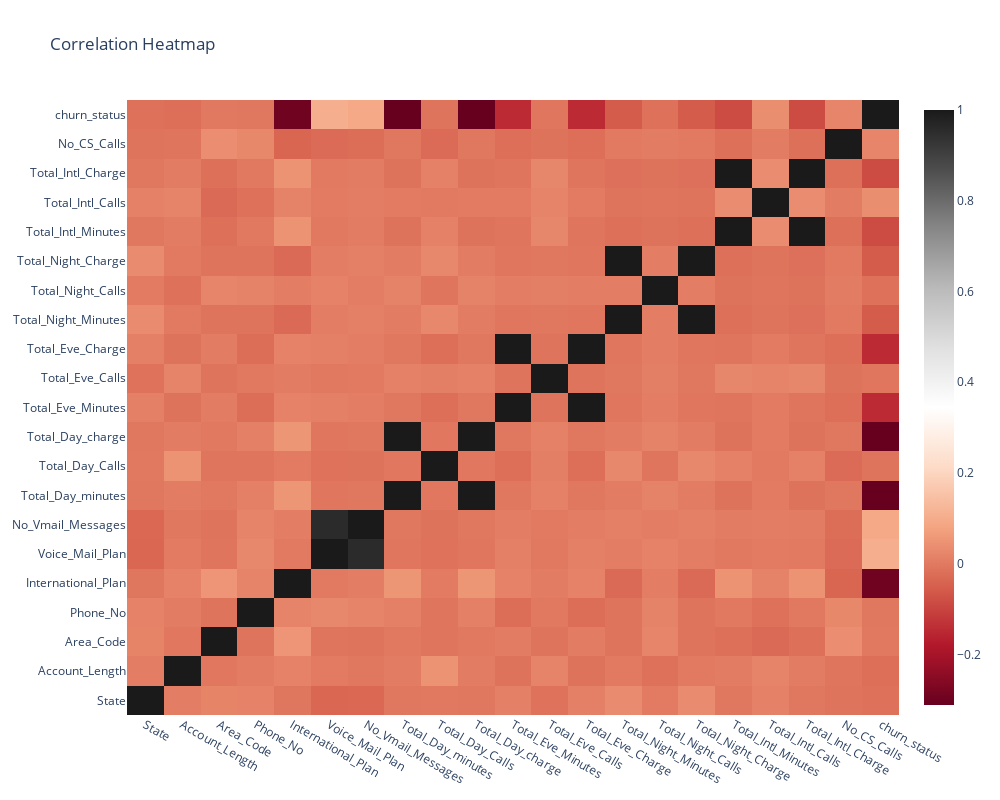

Notebook code cell kept with this figure:
### Markdown cell above
FEATURE ENGINEERING

### Code cell
import plotly.graph_objects as go

# Assuming 'correlation' is your correlation matrix
fig = go.Figure(data=go.Heatmap(z=correlation.values,
                                x=correlation.columns,
                                y=correlation.index,
                                colorscale='RdGy'))

fig.update_layout(title='Correlation Heatmap',
                  xaxis_nticks=36 ,width =1000, height = 800)

fig.show()

### Figure 1 — Plotly figure (JSON) as saved in the notebook; plotly's stock layout.template omitted (floating-point values rounded to 4 significant figures; data arrays with more than 128 entries replaced by an {"elided": "..."} marker saying what was removed)
{"data": [{"colorscale": [[0, "rgb(103,0,31)"], [0.1, "rgb(178,24,43)"], [0.2, "rgb(214,96,77)"], [0.3, "rgb(244,165,130)"], [0.4, "rgb(253,219,199)"], [0.5, "rgb(255,255,255)"], [0.6, "rgb(224,224,224)"], [0.7, "rgb(186,186,186)"], [0.8, "rgb(135,135,135)"], [0.9, "rgb(77,77,77)"], [1, "rgb(26,26,26)"]], "type": "heatmap", "x": ["State", "Account_Length", "Area_Code", "Phone_No", "International_Plan", "Voice_Mail_Plan", "No_Vmail_Messages", "Total_Day_minutes", "Total_Day_Calls", "Total_Day_charge", "Total_Eve_Minutes", "Total_Eve_Calls", "Total_Eve_Charge", "Total_Night_Minutes", "Total_Night_Calls", "Total_Night_Charge", "Total_Intl_Minutes", "Total_Intl_Calls", "Total_Intl_Charge", "No_CS_Calls", "churn_status"], "y": ["State", "Account_Length", "Area_Code", "Phone_No", "International_Plan", "Voice_Mail_Plan", "No_Vmail_Messages", "Total_Day_minutes", "Total_Day_Calls", "Total_Day_charge", "Total_Eve_Minutes", "Total_Eve_Calls", "Total_Eve_Charge", "Total_Night_Minutes", "Total_Night_Calls", "Total_Night_Charge", "Total_Intl_Minutes", "Total_Intl_Calls", "Total_Intl_Charge", "No_CS_Calls", "churn_status"], "z": {"elided": "21x21 float values"}}], "layout": {"height": 800, "title": {"text": "Correlation Heatmap"}, "width": 1000, "xaxis": {"nticks": 36}}}
